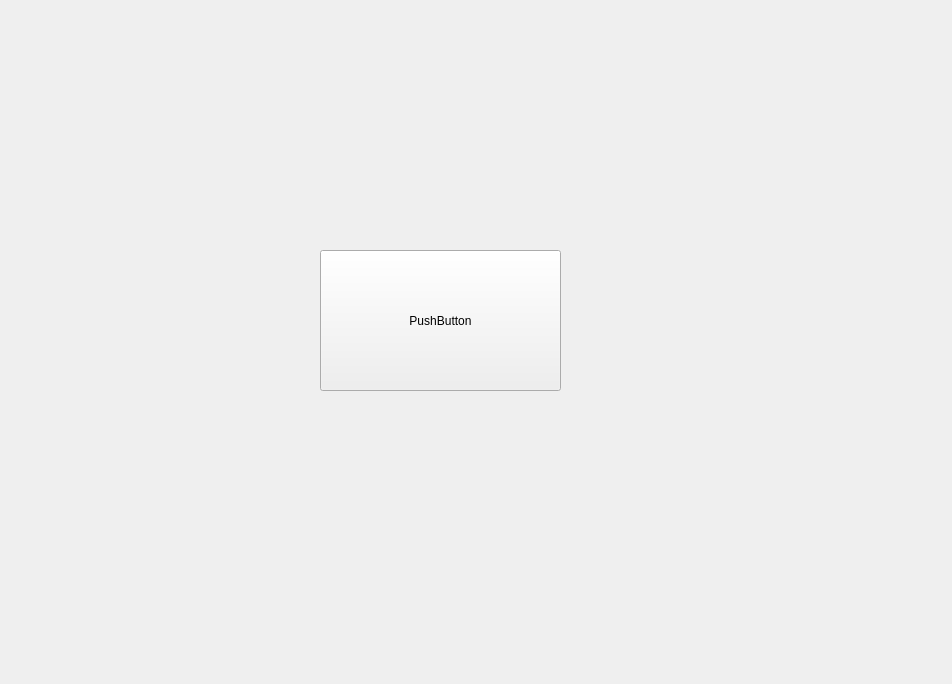
<?xml version="1.0" encoding="UTF-8"?>
<ui version="4.0">
 <class>Widget</class>
 <widget class="QWidget" name="Widget">
  <property name="geometry">
   <rect>
    <x>0</x>
    <y>0</y>
    <width>952</width>
    <height>684</height>
   </rect>
  </property>
  <property name="sizePolicy">
   <sizepolicy hsizetype="Fixed" vsizetype="Fixed">
    <horstretch>0</horstretch>
    <verstretch>0</verstretch>
   </sizepolicy>
  </property>
  <property name="maximumSize">
   <size>
    <width>1920</width>
    <height>1080</height>
   </size>
  </property>
  <property name="palette">
   <palette>
    <active/>
    <inactive/>
    <disabled/>
   </palette>
  </property>
  <property name="windowTitle">
   <string notr="true">GeometricShapes</string>
  </property>
  <widget class="QWidget" name="widget" native="true">
   <property name="geometry">
    <rect>
     <x>100</x>
     <y>410</y>
     <width>120</width>
     <height>80</height>
    </rect>
   </property>
  </widget>
  <widget class="QPushButton" name="pushButton">
   <property name="geometry">
    <rect>
     <x>320</x>
     <y>250</y>
     <width>241</width>
     <height>141</height>
    </rect>
   </property>
   <property name="text">
    <string>PushButton</string>
   </property>
  </widget>
 </widget>
 <resources/>
 <connections/>
</ui>
